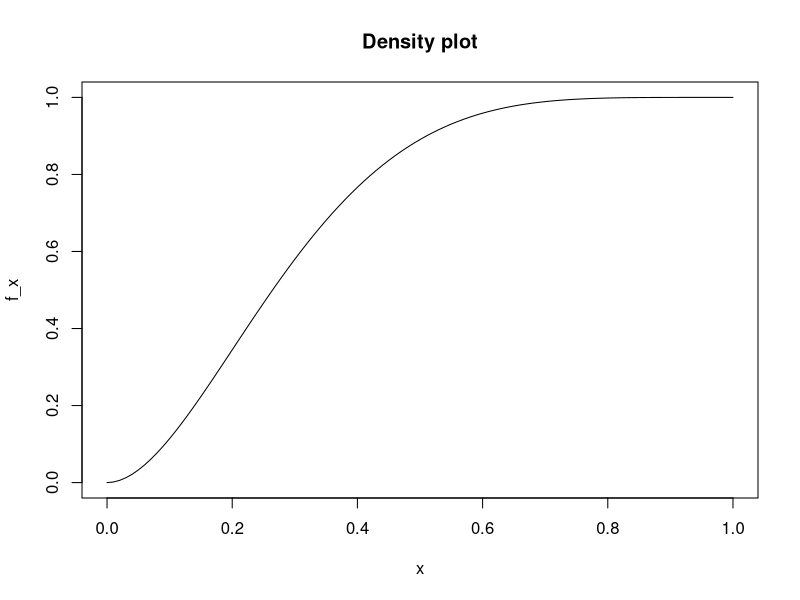
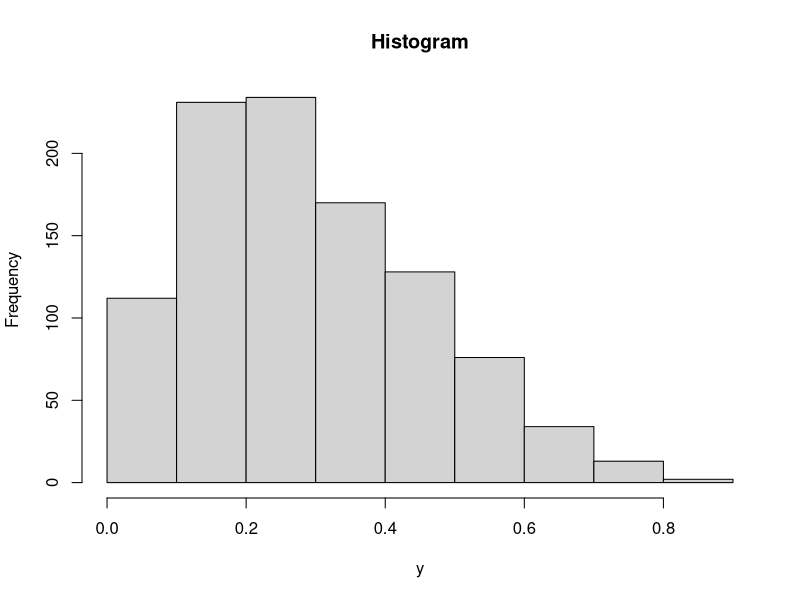

These charts were generated, in order, by the following R code:
#Arguments
x=seq(0, 1, by = 0.01)

#Pdf and Cdf functions
f_x <- dbeta(x, shape1 = 2, shape2 = 5) #pdf
f_x <- pbeta(x, shape1 = 2, shape2 = 5) #cdf

#Figure
plot(x,f_x, type="l",main='Density plot')

#Random sample from normal of size n
set.seed(2022)
n <- 1000
y <-rbeta(n, shape1 = 2, shape2 = 5)

#Histogram
hist(y, main = "Histogram")
